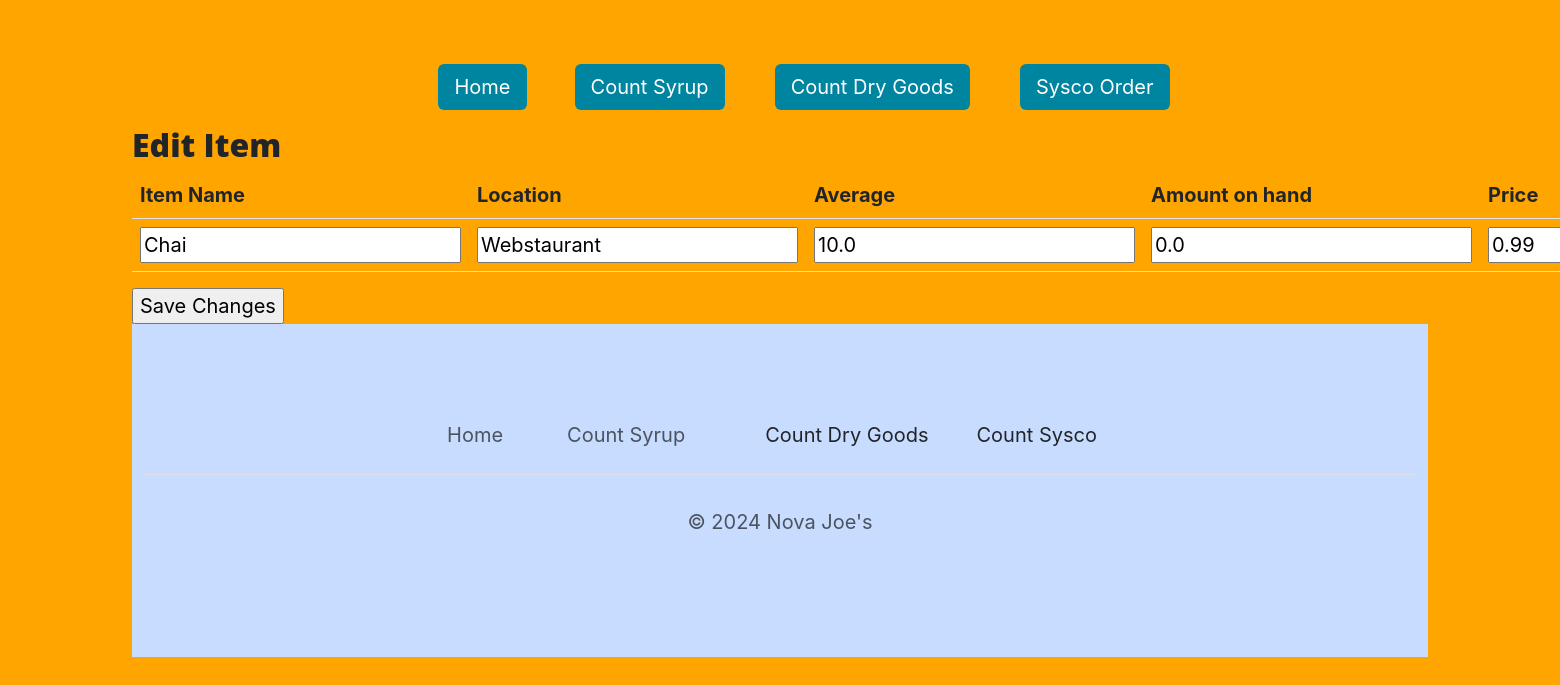
Before: /edit/12 with the older database file.
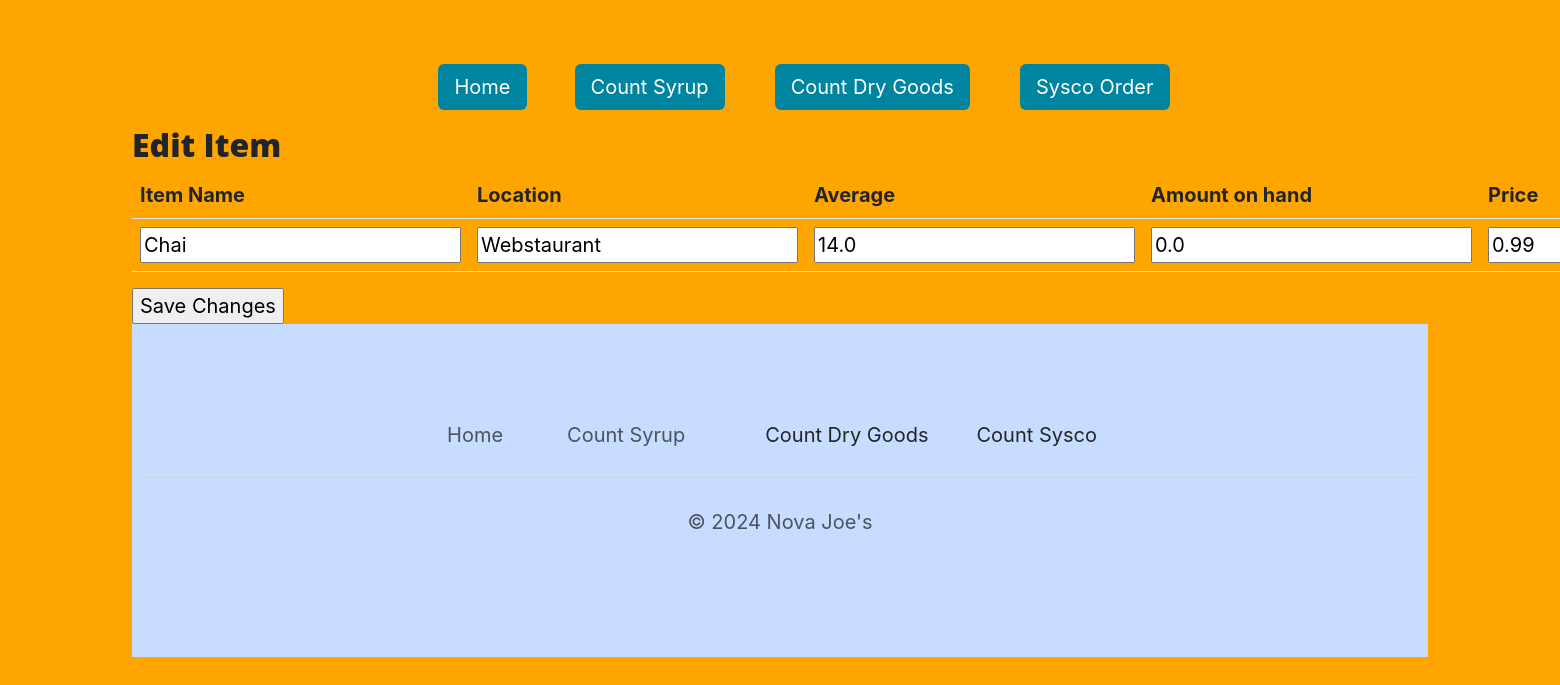
After: the same page with the newer database file.
### main.py (models this page shows)
class Item(db.Model):
    __tablename__ = "items"
    id: Mapped[int] = mapped_column(Integer, primary_key=True)
    name: Mapped[str] = mapped_column(String(250), unique=True, nullable=False)
    price: Mapped[float] = mapped_column(Float, nullable=True)
    average: Mapped[float] = mapped_column(Float, nullable=False)
    location: Mapped[str] = mapped_column(String(250), nullable=True)
    on_hand: Mapped[float] = mapped_column(Float, nullable=True)
    needed: Mapped[float] = mapped_column(Float, nullable=True)
    last_counted: Mapped[str] = mapped_column(String(250), nullable=True)
    unit: Mapped[str] = mapped_column(String(250), nullable=True)
    sort: Mapped[str] = mapped_column(String(250), nullable=True)
    group_id: Mapped[int] = mapped_column(Integer, db.ForeignKey("groups.id"))
    group = relationship("Group", back_populates="items")

### main.py (the view)
@app.route('/edit/<item_id>', methods=['GET', 'POST'])
def edit(item_id):
    with app.app_context():
        item = db.get_or_404(Item, item_id)
        print(item.group.name)
    form = EditForm(name=item.name, location=item.location, average=item.average, price=item.price,
                    on_hand=item.on_hand, group=item.group.name, unit=item.unit)
    if form.validate_on_submit():
        with app.app_context():
            item = db.get_or_404(Item, item_id)
            item.name = form.name.data
            item.average = form.average.data
            item.location = form.location.data
            item.price = form.price.data
            item.on_hand = form.on_hand.data
            item.group = db.session.execute(db.select(Group).where(Group.name == form.group.data)).scalar()
            item.unit = form.unit.data
            if form.location.data == 'delete':
                db.session.delete(item)
            try:
                db.session.commit()
            except:
                return ("edit failed. check group name spelled correctly")
        return redirect(url_for('home'))
    else:
        return render_template('edit2.html', item=item, form=form)

### main.py
class EditForm(FlaskForm):
    name = StringField('Item Name',
                       [validators.DataRequired()], )
    location = StringField(label='Location', validators=[DataRequired(message="need a name")])
    average = FloatField(label='Weekly Average', validators=[DataRequired(message="need an average")])
    on_hand = FloatField(label='Amount on hand')
    price = FloatField(label='Price')
    group = StringField(label='Group')
    unit = StringField(label='Unit')
    submit = SubmitField('Save Changes')

### templates/edit2.html (shortened to what this page needs)
{% extends "header.html" %}
{% block content %}
<div class="container">
    {%if item != 0%}
    <h2>Edit Item</h2>
    <form action="{{url_for('edit', item_id = item.id)}}" method="post">
        {% else %}
        <h2>Add an Item</h2>
        <form action="{{url_for('add')}}" method="post">
            {% endif %}
            <table class="table">
                <thead>
                <tr>
                    <th scope="col">Item Name</th>
                    <th scope="col">Location</th>
                    <th scope="col">Average</th>
                    <th scope="col">Amount on hand</th>
                    <th scope="col">Price</th>
                </tr>
                </thead>
                <tbody>
                <tr>
                    <td>{{ form.name }}</td>
                    <td>{{ form.location}}</td>
                    <td>{{ form.average}}</td>
                    <td>{{ form.on_hand}}</td>
                    <td>{{ form.price}}</td>
                </tr>
                </tbody>
            </table>
            {{ form.submit }}
        </form>
        {% endblock %}

Changed rows visible on the page:
changed Item "Chai": average "10.0" → "14.0"
